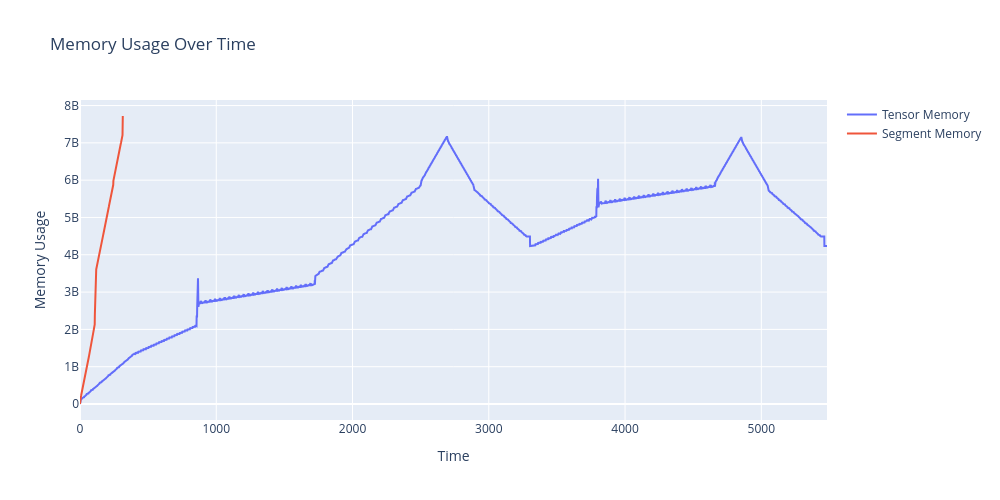

Notebook source saved alongside this figure:
### Code cell
c_est.plot_memory_change()

### Figure 1 — Plotly figure (JSON) as saved in the notebook; plotly's stock layout.template omitted (floating-point values rounded to 4 significant figures; data arrays with more than 128 entries replaced by an {"elided": "..."} marker saying what was removed)
{"data": [{"mode": "lines", "name": "Tensor Memory", "x": {"elided": "5483 int values"}, "y": {"elided": "5483 int values"}, "type": "scatter"}, {"mode": "lines", "name": "Segment Memory", "x": {"elided": "315 int values"}, "y": {"elided": "315 int values"}, "type": "scatter"}], "layout": {"title": {"text": "Memory Usage Over Time"}, "xaxis": {"title": {"text": "Time"}}, "yaxis": {"title": {"text": "Memory Usage"}}, "width": 1000, "height": 500}}
